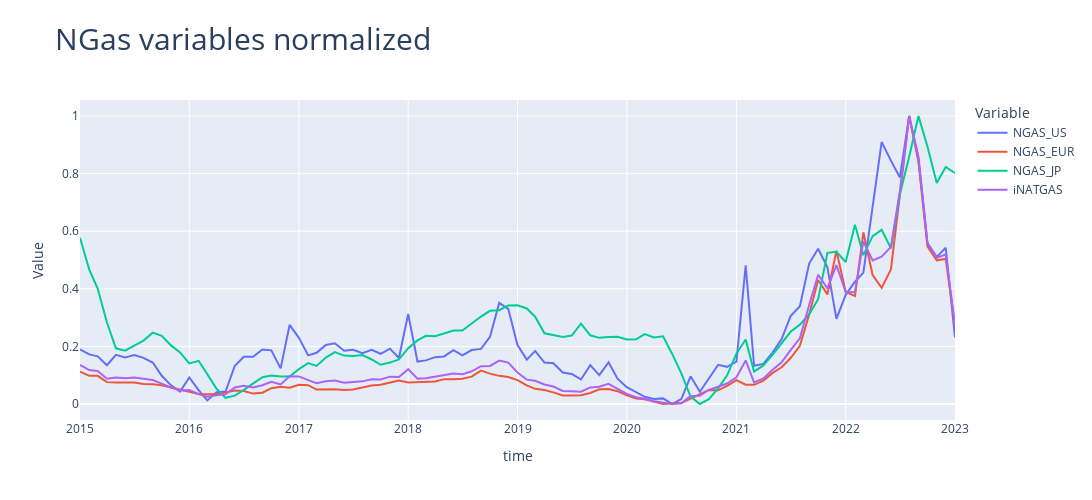

The notebook cell this image was saved under:
### Markdown cell above
**We can definitely regroup all petro columns into one, because they evolve near identically**

### Code cell
subcols = gas
df_selected = df_normalized.loc[:, subcols]
df_melted = df_selected.reset_index().melt(id_vars=df_selected.index.name, var_name='Variable', value_name='Value')
fig = px.line(df_melted, x=df_selected.index.name, y='Value', color='Variable', title='NGas variables normalized')
fig.update_layout(width=1100, height=500, title_font=dict(size=30))
fig.show()
